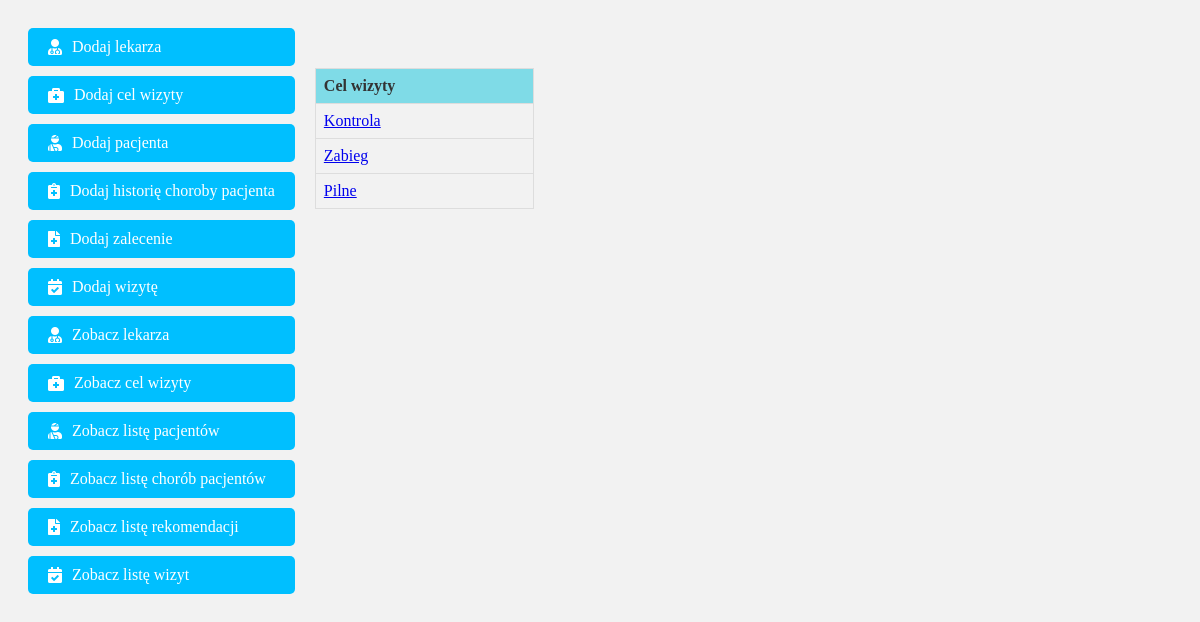
The app's page /show_reasons/, older data.
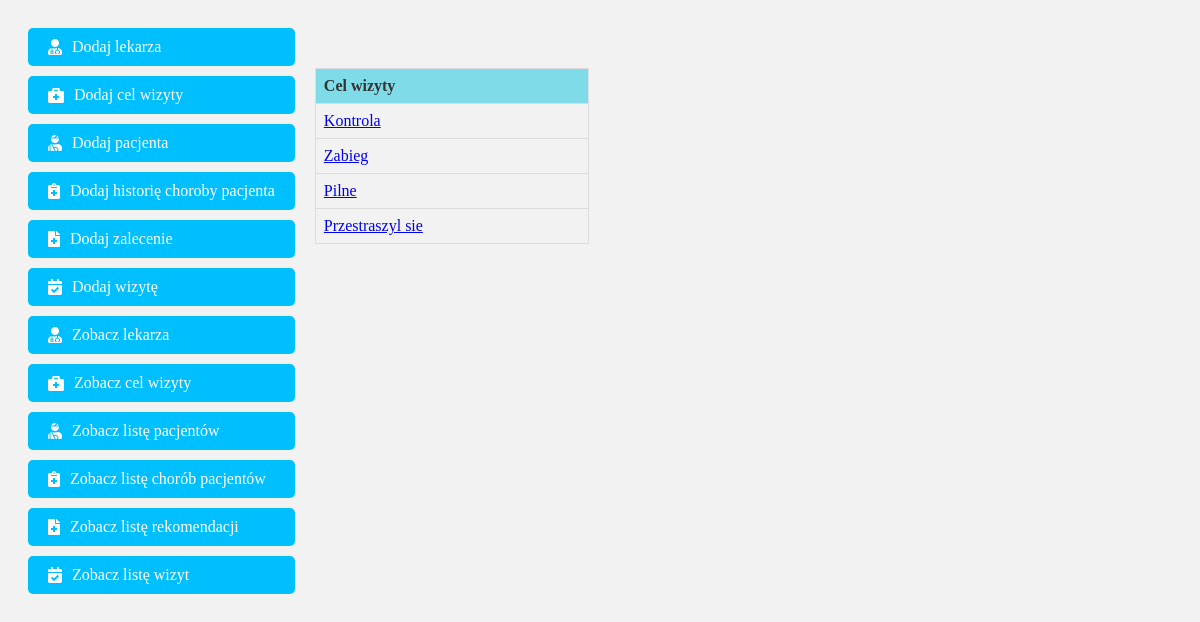
The same page, newer data.
### registration/models.py (models this page shows, shortened)
class ReasonForVisit(models.Model):
    reasons = models.CharField(max_length=64)

### registration/views.py (the view)
# urls.py: path('show_reasons/', views.LetSeeReason.as_view(), name='show_reasons'),
class LetSeeReason(View):
    def get(self, request):
        db_reason = ReasonForVisit.objects.all()
        return render(request, 'show_reasons.html', {'reasons': db_reason})

### templates/show_reasons.html
{% extends 'index.html' %}
{% block content %}
<table class="nice-table">
    <thead>
        <tr>
            <th>Cel wizyty</th>
        </tr>
    </thead>
    <tbody>
        {% for reason in reasons %}
        <tr>
            <td><a href="/show_reasons/{{ reason.id }}">{{ reason.reasons }}</a></td>
        </tr>
        {% endfor %}
    </tbody>
</table>
{% endblock %}

Row changes from the older to the newer data that the page shows:
added ReasonForVisit: reasons "Przestraszyl sie"
